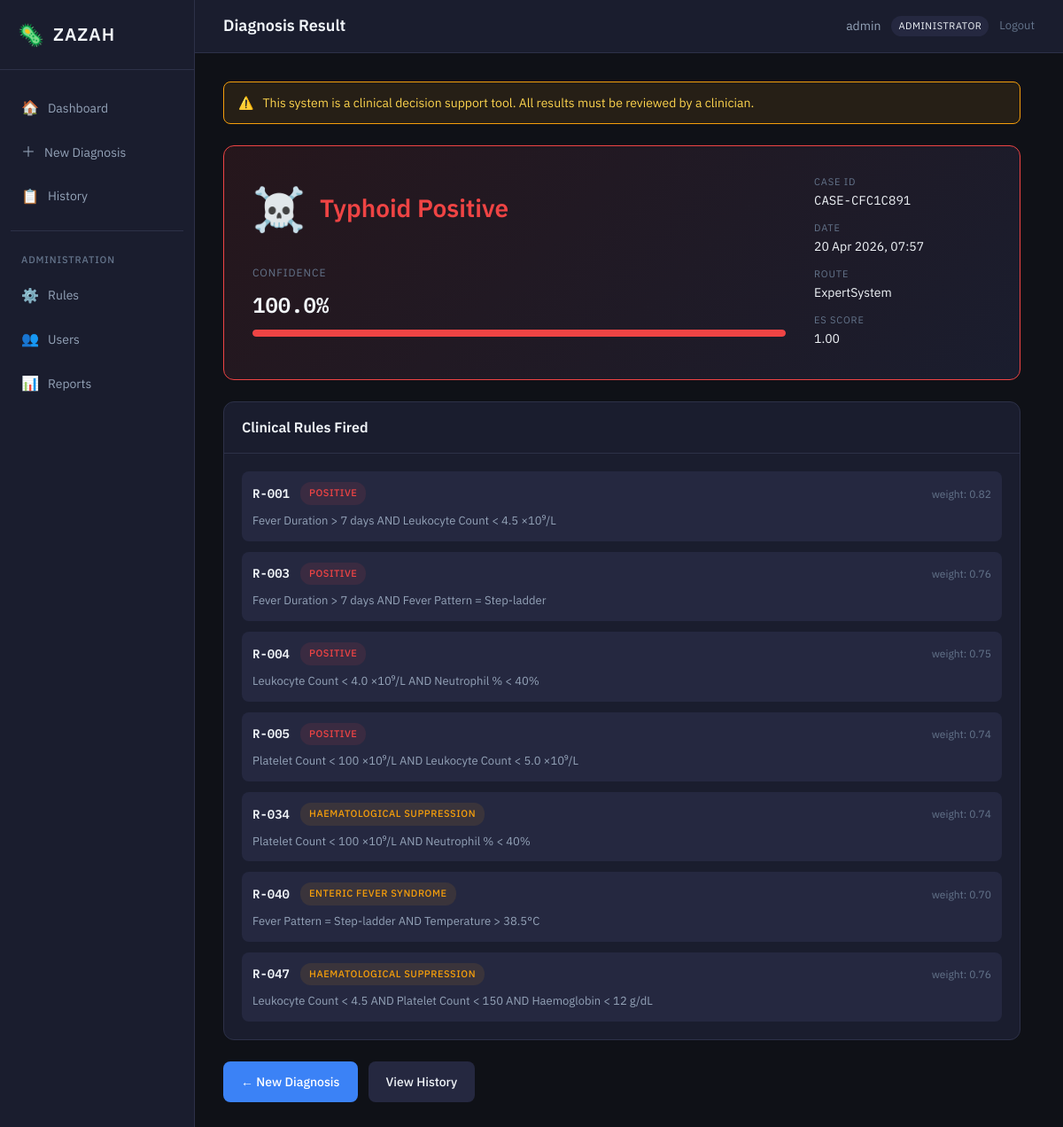
The page /diagnosis/1 (signed in) on the database its author committed.
### models/system_user.py (models this page shows, shortened)
class SystemUser(db.Model):
    __tablename__ = 'system_users'
    user_id = db.Column(db.String(50), primary_key=True)
    username = db.Column(db.String(100), unique=True, nullable=False)
    password_hash = db.Column(db.String(256), nullable=False)
    role = db.Column(db.String(20), nullable=False)
    facility_id = db.Column(db.String(50))
    created_date = db.Column(db.Date, default=datetime.utcnow)
    is_active = db.Column(db.Boolean, default=True)
    def is_administrator(self):
        return self.role == 'administrator'
    @property
    def is_authenticated(self):
        return True

### models/diagnostic_result.py (models this page shows, shortened)
class DiagnosticResult(db.Model):
    __tablename__ = 'diagnostic_results'
    result_id = db.Column(db.Integer, primary_key=True)
    case_id = db.Column(db.String(50), db.ForeignKey('patient_records.case_id'))
    diagnosis = db.Column(db.String(30))
    confidence_score = db.Column(db.Float)
    es_score = db.Column(db.Float)
    rf_probability = db.Column(db.Float)
    route_used = db.Column(db.String(20))
    reasoning_trace = db.Column(db.Text)
    result_timestamp = db.Column(db.DateTime, default=datetime.utcnow)

### routes/diagnosis.py (the view)
@diagnosis_bp.route('/<int:result_id>')
@login_required
def result(result_id):
    result = DiagnosticResult.query.get_or_404(result_id)
    patient = PatientRecord.query.get(result.case_id)
    reasoning_trace = json.loads(result.reasoning_trace) if result.reasoning_trace else []
    feature_importances = {}
    engine = get_hybrid_engine()
    if engine.rf_classifier.is_loaded():
        feature_importances = engine.rf_classifier.get_feature_importances()
        top_10 = dict(list(feature_importances.items())[:10])
        feature_importances = top_10
    return render_template('diagnosis/result.html',
                     result=result,
                     patient=patient,
                     reasoning_trace=reasoning_trace,
                     feature_importances=feature_importances)

### engine/rf_classifier.py (called while the page is built)
    def is_loaded(self):
        return self.model is not None

### routes/diagnosis.py (called while the page is built, shortened)
def get_hybrid_engine():
    global hybrid_engine
    return hybrid_engine

### templates/diagnosis/result.html (shortened to what this page needs)
{% extends "base.html" %}
{% block page_title %}Diagnosis Result{% endblock %}
{% block content %}
<div class="result-page">
    <div class="disclaimer-banner">
        <span class="disclaimer-icon">⚠️</span>
        <span>This system is a clinical decision support tool. All results must be reviewed by a clinician.</span>
    </div>
    <div class="result-header result-header-{% if 'Positive' in result.diagnosis %}positive{% else %}negative{% endif %}">
        <div class="result-main">
            <div class="result-diagnosis">
                {% if 'Positive' in result.diagnosis %}
                <span class="diagnosis-icon">☠️</span>
                {% else %}
                <span class="diagnosis-icon">✓</span>
                {% endif %}
                <h1>{{ result.diagnosis }}</h1>
            </div>
            <div class="confidence-section">
                <div class="confidence-label">Confidence</div>
                <div class="confidence-value">{{ "%.1f"|format(result.confidence_score * 100) }}%</div>
                <div class="confidence-bar">
                    <div class="confidence-fill" style="width: {{ result.confidence_score * 100 }}%"></div>
                </div>
            </div>
        </div>
        <div class="result-summary">
            <div class="summary-item">
                <span class="summary-label">Case ID</span>
                <span class="summary-value mono">{{ result.case_id }}</span>
            </div>
            <div class="summary-item">
                <span class="summary-label">Date</span>
                <span class="summary-value">{{ result.result_timestamp.strftime('%d %b %Y, %H:%M') }}</span>
            </div>
            <div class="summary-item">
                <span class="summary-label">Route</span>
                <span class="summary-value">{{ result.route_used }}</span>
            </div>
            <div class="summary-item">
                <span class="summary-label">ES Score</span>
                <span class="summary-value">{{ "%.2f"|format(result.es_score) }}</span>
            </div>
        </div>
    </div>
    {% if reasoning_trace %}
    <div class="card">
        <div class="card-header">
            <h3>Clinical Rules Fired</h3>
        </div>
        <div class="card-body">
            <div class="rules-list">
                {% for rule in reasoning_trace %}
                <div class="rule-item">
                    <div class="rule-header">
                        <span class="rule-id">{{ rule.rule_id }}</span>
                        <span class="rule-outcome badge badge-{% if rule.outcome == 'POSITIVE' %}positive{% elif rule.outcome == 'NEGATIVE' %}negative{% else %}intermediate{% endif %}">{{ rule.outcome }}</span>
                        <span class="rule-weight">weight: {{ "%.2f"|format(rule.weight) }}</span>
                    </div>
                    <div class="rule-condition">{{ rule.condition_text }}</div>
                </div>
                {% endfor %}
            </div>
        </div>
    </div>
    {% endif %}
    <div class="result-actions">
        <a href="{{ url_for('diagnosis.new_diagnosis') }}" class="btn btn-primary">← New Diagnosis</a>
        <a href="{{ url_for('history.index') }}" class="btn btn-secondary">View History</a>
    </div>
</div>
{% endblock %}

### templates/base.html (shortened to what this page needs)
<!DOCTYPE html>
<html lang="en">
<head>
    <link rel="stylesheet" href="{{ url_for('static', filename='css/style.css') }}">
</head>
<body>
    {% if current_user.is_authenticated %}
    <div class="app-layout">
        <aside class="sidebar">
            <div class="logo">
                <span class="logo-icon">🦠</span>
                <span class="logo-text">ZAZAH</span>
            </div>
            <nav class="nav-menu">
                <a href="{{ url_for('diagnosis.dashboard') }}" class="nav-item {% if request.endpoint == 'diagnosis.dashboard' %}active{% endif %}">
                    <span class="nav-icon">🏠</span>
                    <span>Dashboard</span>
                </a>
                <a href="{{ url_for('diagnosis.new_diagnosis') }}" class="nav-item {% if request.endpoint == 'diagnosis.new_diagnosis' %}active{% endif %}">
                    <span class="nav-icon">＋</span>
                    <span>New Diagnosis</span>
                </a>
                <a href="{{ url_for('history.index') }}" class="nav-item {% if request.endpoint and 'history' in request.endpoint %}active{% endif %}">
                    <span class="nav-icon">📋</span>
                    <span>History</span>
                </a>
                {% if current_user.is_administrator() %}
                <div class="nav-divider"></div>
                <span class="nav-label">Administration</span>
                <a href="{{ url_for('admin.rules') }}" class="nav-item {% if request.endpoint and 'admin.rules' in request.endpoint %}active{% endif %}">
                    <span class="nav-icon">⚙️</span>
                    <span>Rules</span>
                </a>
                <a href="{{ url_for('admin.users') }}" class="nav-item {% if request.endpoint and 'admin.users' in request.endpoint %}active{% endif %}">
                    <span class="nav-icon">👥</span>
                    <span>Users</span>
                </a>
                <a href="{{ url_for('admin.reports') }}" class="nav-item {% if request.endpoint == 'admin.reports' %}active{% endif %}">
                    <span class="nav-icon">📊</span>
                    <span>Reports</span>
                </a>
                {% endif %}
            </nav>
        </aside>
        <div class="main-wrapper">
            <header class="topbar">
                <div class="page-title">
                    {% block page_title %}Dashboard{% endblock %}
                </div>
                <div class="user-menu">
                    <span class="username">{{ current_user.username }}</span>
                    <span class="role-badge">{{ current_user.role }}</span>
                    <a href="{{ url_for('auth.logout') }}" class="logout-btn">Logout</a>
                </div>
            </header>
            <main class="main-content">
                {% block content %}{% endblock %}
            </main>
        </div>
    </div>
    {% endif %}
</body>
</html>

### rows shown on the page
SystemUser: username "admin", role "ADMINISTRATOR"
DiagnosticResult: diagnosis "Typhoid Positive", result.confidence_score*100 "100.0", case_id "CASE-CFC1C891", result_timestamp "20 Apr 2026, 07:57", route_used "ExpertSystem", es_score "1.00"

### other values the page prints
{{ rule.rule_id }} "R-001" "R-003" "R-004" "R-005" "R-034" "R-040" "R-047"
{{ rule.outcome }} "POSITIVE" "POSITIVE" "POSITIVE" "POSITIVE" "HAEMATOLOGICAL SUPPRESSION" "ENTERIC FEVER SYNDROME" "HAEMATOLOGICAL SUPPRESSION"
{{ "%.2f"|format(rule.weight) }} "0.82" "0.76" "0.75" "0.74" "0.74" "0.70" "0.76"
{{ rule.condition_text }} "Fever Duration > 7 days AND Leukocyte Count < 4.5 ×10⁹/L" "Fever Duration > 7 days AND Fever Pattern = Step-ladder" "Leukocyte Count < 4.0 ×10⁹/L AND Neutrophil % < 40%" "Platelet Count < 100 ×10⁹/L AND Leukocyte Count < 5.0 ×10⁹/L" "Platelet Count < 100 ×10⁹/L AND Neutrophil % < 40%" "Fever Pattern = Step-ladder AND Temperature > 38.5°C" "Leukocyte Count < 4.5 AND Platelet Count < 150 AND Haemoglobin < 12 g/dL"
